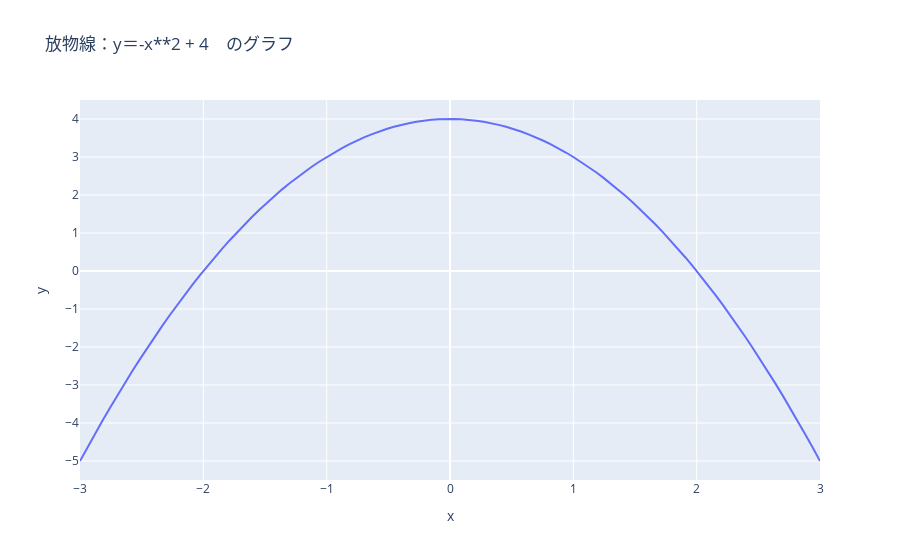

Source (notebook cell):
### Code cell
import numpy as np, plotly.express as px  # ライブラリ
x = np.linspace(-3, 3, 100)              # x軸（-3～3）
y = -x**2 + 4                            # y = -x² + 4
px.line(x=x, y=y,                        # グラフ描画
        labels={'x':'x', 'y':'y'},
        title=' 放物線：y＝-x**2 + 4　のグラフ').show()
